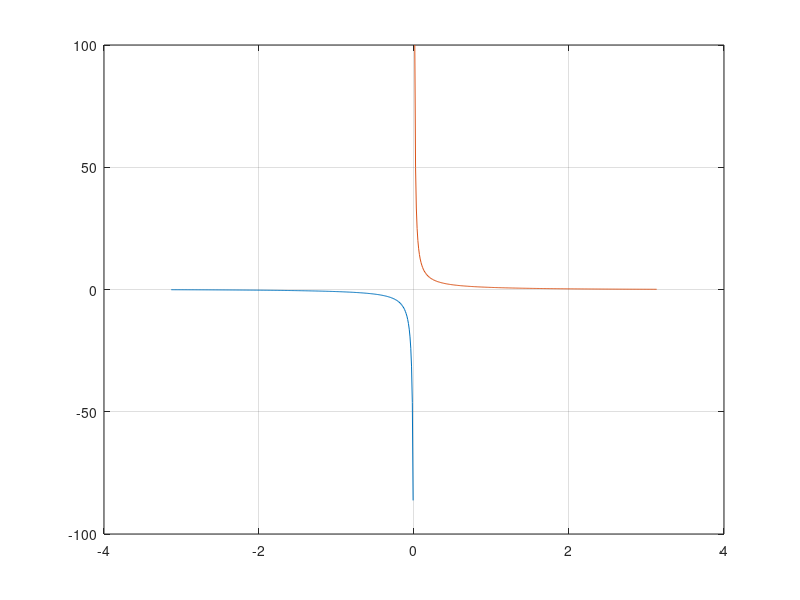

Write MATLAB code to recreate this figure.
% Regression test function (black box) for csch
% This function is autogenerated by helpgen.py
function bbtest_success = bbtest_mathfunctions_csch
  bbtest_success = 1;
NumErrors = 0;
try
  x1 = -pi+.01:.01:-.01;
catch
  NumErrors = NumErrors + 1;
end
try
  x2 = .01:.01:pi-.01;
catch
  NumErrors = NumErrors + 1;
end
try
  plot(x1,csch(x1),x2,csch(x2)); grid('on');
catch
  NumErrors = NumErrors + 1;
end
try
  mprint('cschplot');
catch
  NumErrors = NumErrors + 1;
end
if (NumErrors ~= 0) bbtest_success = 0; return; end
